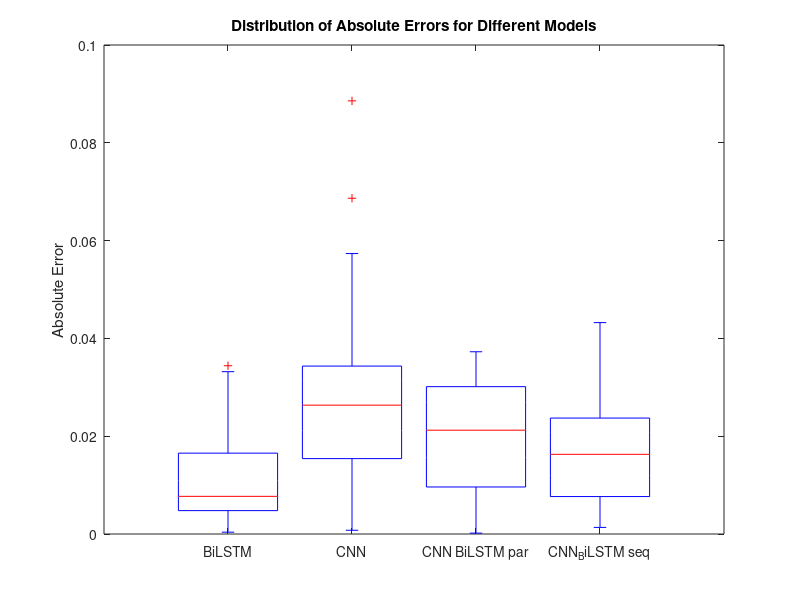

Reproduce this figure in MATLAB. (Note: this script raises an error after producing the figure.)
%% load the data
% load('datafrompython.mat')
load("datafrommatlab(frompython).mat")
%% Preprocess the data for SOH use (if needed)
SOH_factor_5=1/B0005_capacity(1,1);
SOH_factor_7=1/B0007_capacity(1,1);
window_size = 5;
B0005_SOH=B0005_capacity*SOH_factor_5;
B0007_SOH=B0007_capacity*SOH_factor_7;
smoothed_B0005_SOH = smoothed_B0005_capacity*SOH_factor_5;
smoothed_B0007_SOH = smoothed_B0007_capacity*SOH_factor_7;
%%  Box Plot

combined_data = [absolute_errors_B0005_Bilstm,
                 absolute_errors_B0005_CNN,
                 absolute_errors_B0005_CNN_Bilstm_parallel,
                 absolute_errors_B0005_CNN_Bilstm_sequential];
combined_data = transpose(combined_data);
% Labels for each group in the boxplot
group_labels = {'BiLSTM', 'CNN', 'CNN BiLSTM par', 'CNN_BiLSTM seq'};

% Verify that the number of labels matches the number of columns in combined_data
assert(size(combined_data, 2) == length(group_labels), 'Number of labels must match number of columns');

% Create the box plot
figure;
boxplot(combined_data, 'Labels', group_labels);
title('Distribution of Absolute Errors for Different Models');
ylabel('Absolute Error');

%% Compare the result of different model

% Use TrainTestDatacombination function to prepare data for plotting
combined_CNN = TrainTestDatacombination(CNN_predictions_train, CNN_predictions);
combined_Bilstm = TrainTestDatacombination(Bilstm_predictions_train, Bilstm_predictions);
combined_CNN_Bilstm_P =TrainTestDatacombination(CNN_Bilstm_parallel_predictions_train, CNN_Bilstm_parallel_predictions);
combined_CNN_Bilstm_S =TrainTestDatacombination(CNN_Bilstm_sequential_predictions_train, CNN_Bilstm_sequential_predictions);

% Create a new figure for plotting
figure;

% Plot the actual capacity with high contrast
plot(B0005_capacity, 'LineWidth', 2, 'Color', 'black', 'DisplayName', 'Actual Capacity');
hold on;
% Plot the smoothed capacity with high contrast
% plot(smoothed_B0005_capacity, 'LineWidth', 2, 'Color', [1, 0.55, 0], 'DisplayName', 'Smoothed Capacity');

% Plot the model predictions with lower contrast using dashed lines
plot(combined_CNN, '--', 'Color', 'green', 'LineWidth', 1.5, 'DisplayName', 'CNN Predicted Capacity');
plot(combined_Bilstm, '--', 'Color', 'red', 'LineWidth', 1.5, 'DisplayName', 'BiLSTM Predicted Capacity');
plot(combined_CNN_Bilstm_P, '--','Color', 'cyan', 'LineWidth', 1.5, 'DisplayName', 'CNN-BiLSTM Parallel Predicted Capacity');
plot(combined_CNN_Bilstm_S, '--', 'Color', 'blue', 'LineWidth', 1.5, 'DisplayName', 'CNN-BiLSTM Sequential Predicted Capacity');

% Add the testing set start line without including it in the legend
xl = xline(window_size + length(CNN_predictions_train), '--k', 'Testing Set Start', 'LabelHorizontalAlignment', 'left', 'LineWidth', 1.5);
set(get(get(xl,'Annotation'),'LegendInformation'),'IconDisplayStyle','off');

% Add title, labels, and legend
title('Different Models Prediction for B0005');
xlabel('Cycles');
ylabel('Capacity (Ah)');
legend('show','Location', 'Best');

% Show grid for better readability
grid on;


